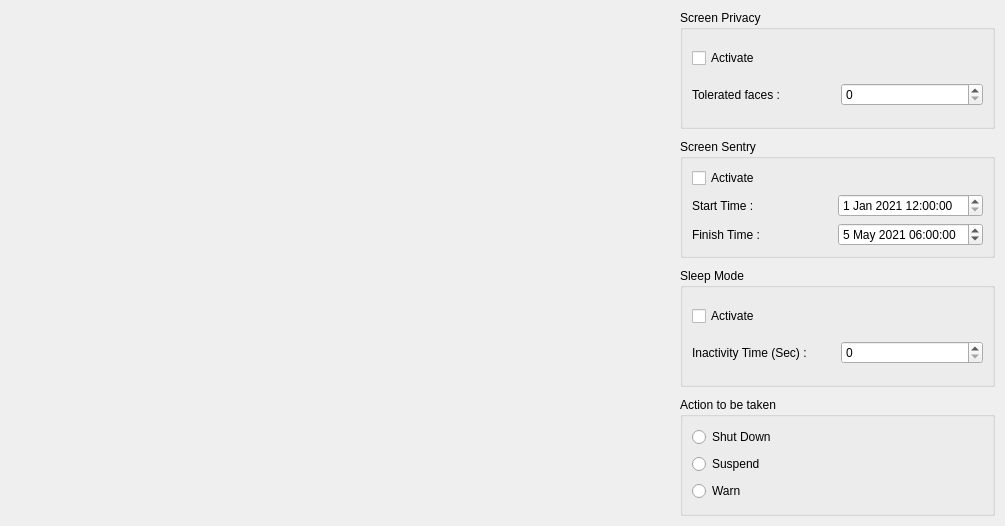
<?xml version="1.0" encoding="UTF-8"?>
<ui version="4.0">
 <class>MainWindow</class>
 <widget class="QMainWindow" name="MainWindow">
  <property name="geometry">
   <rect>
    <x>0</x>
    <y>0</y>
    <width>1005</width>
    <height>526</height>
   </rect>
  </property>
  <property name="windowTitle">
   <string>Pardus Lookout</string>
  </property>
  <property name="windowIcon">
   <iconset theme="/home/demir/Desktop/Untitled.png">
    <normaloff>.</normaloff>.</iconset>
  </property>
  <widget class="QWidget" name="centralwidget">
   <layout class="QGridLayout" name="gridLayout" columnstretch="10,5">
    <property name="leftMargin">
     <number>0</number>
    </property>
    <property name="topMargin">
     <number>0</number>
    </property>
    <property name="rightMargin">
     <number>0</number>
    </property>
    <property name="bottomMargin">
     <number>0</number>
    </property>
    <property name="spacing">
     <number>0</number>
    </property>
    <item row="0" column="0">
     <widget class="QLabel" name="label">
      <property name="text">
       <string/>
      </property>
      <property name="alignment">
       <set>Qt::AlignCenter</set>
      </property>
     </widget>
    </item>
    <item row="0" column="1">
     <layout class="QVBoxLayout" name="verticalLayout" stretch="0,0,0,0">
      <property name="spacing">
       <number>10</number>
      </property>
      <property name="leftMargin">
       <number>10</number>
      </property>
      <property name="topMargin">
       <number>10</number>
      </property>
      <property name="rightMargin">
       <number>10</number>
      </property>
      <property name="bottomMargin">
       <number>10</number>
      </property>
      <item>
       <widget class="QGroupBox" name="groupBox">
        <property name="title">
         <string>Screen Privacy</string>
        </property>
        <layout class="QGridLayout" name="gridLayout_2">
         <item row="0" column="0" colspan="2">
          <widget class="QCheckBox" name="checkBox">
           <property name="text">
            <string>Activate</string>
           </property>
          </widget>
         </item>
         <item row="1" column="0">
          <widget class="QLabel" name="label_2">
           <property name="text">
            <string>Tolerated faces :</string>
           </property>
          </widget>
         </item>
         <item row="1" column="1">
          <widget class="QSpinBox" name="spinBox"/>
         </item>
        </layout>
       </widget>
      </item>
      <item>
       <widget class="QGroupBox" name="groupBox_2">
        <property name="title">
         <string>Screen Sentry</string>
        </property>
        <layout class="QGridLayout" name="gridLayout_3">
         <item row="1" column="1">
          <widget class="QDateTimeEdit" name="dateTimeEdit">
           <property name="dateTime">
            <datetime>
             <hour>12</hour>
             <minute>0</minute>
             <second>0</second>
             <year>2021</year>
             <month>1</month>
             <day>1</day>
            </datetime>
           </property>
           <property name="date">
            <date>
             <year>2021</year>
             <month>1</month>
             <day>1</day>
            </date>
           </property>
          </widget>
         </item>
         <item row="2" column="0">
          <widget class="QLabel" name="label_4">
           <property name="text">
            <string>Finish Time : </string>
           </property>
          </widget>
         </item>
         <item row="2" column="1">
          <widget class="QDateTimeEdit" name="dateTimeEdit_2">
           <property name="dateTime">
            <datetime>
             <hour>6</hour>
             <minute>0</minute>
             <second>0</second>
             <year>2021</year>
             <month>5</month>
             <day>5</day>
            </datetime>
           </property>
           <property name="date">
            <date>
             <year>2021</year>
             <month>5</month>
             <day>5</day>
            </date>
           </property>
          </widget>
         </item>
         <item row="0" column="0">
          <widget class="QCheckBox" name="checkBox_2">
           <property name="text">
            <string>Activate</string>
           </property>
          </widget>
         </item>
         <item row="1" column="0">
          <widget class="QLabel" name="label_3">
           <property name="text">
            <string>Start Time :</string>
           </property>
          </widget>
         </item>
        </layout>
       </widget>
      </item>
      <item>
       <widget class="QGroupBox" name="groupBox_3">
        <property name="title">
         <string>Sleep Mode</string>
        </property>
        <layout class="QGridLayout" name="gridLayout_4">
         <item row="0" column="0">
          <widget class="QCheckBox" name="checkBox_3">
           <property name="text">
            <string>Activate</string>
           </property>
          </widget>
         </item>
         <item row="2" column="0">
          <widget class="QLabel" name="label_5">
           <property name="text">
            <string>Inactivity Time (Sec) :</string>
           </property>
          </widget>
         </item>
         <item row="2" column="1">
          <widget class="QSpinBox" name="spinBox_2">
           <property name="maximum">
            <number>99999</number>
           </property>
          </widget>
         </item>
        </layout>
       </widget>
      </item>
      <item>
       <widget class="QGroupBox" name="groupBox_4">
        <property name="title">
         <string>Action to be taken</string>
        </property>
        <layout class="QGridLayout" name="gridLayout_5">
         <item row="1" column="0">
          <widget class="QRadioButton" name="radioButton_2">
           <property name="text">
            <string>Suspend</string>
           </property>
          </widget>
         </item>
         <item row="0" column="0">
          <widget class="QRadioButton" name="radioButton">
           <property name="text">
            <string>Shut Down</string>
           </property>
          </widget>
         </item>
         <item row="2" column="0">
          <widget class="QRadioButton" name="radioButton_3">
           <property name="text">
            <string>Warn</string>
           </property>
          </widget>
         </item>
        </layout>
       </widget>
      </item>
     </layout>
    </item>
   </layout>
  </widget>
 </widget>
 <resources/>
 <connections/>
</ui>
